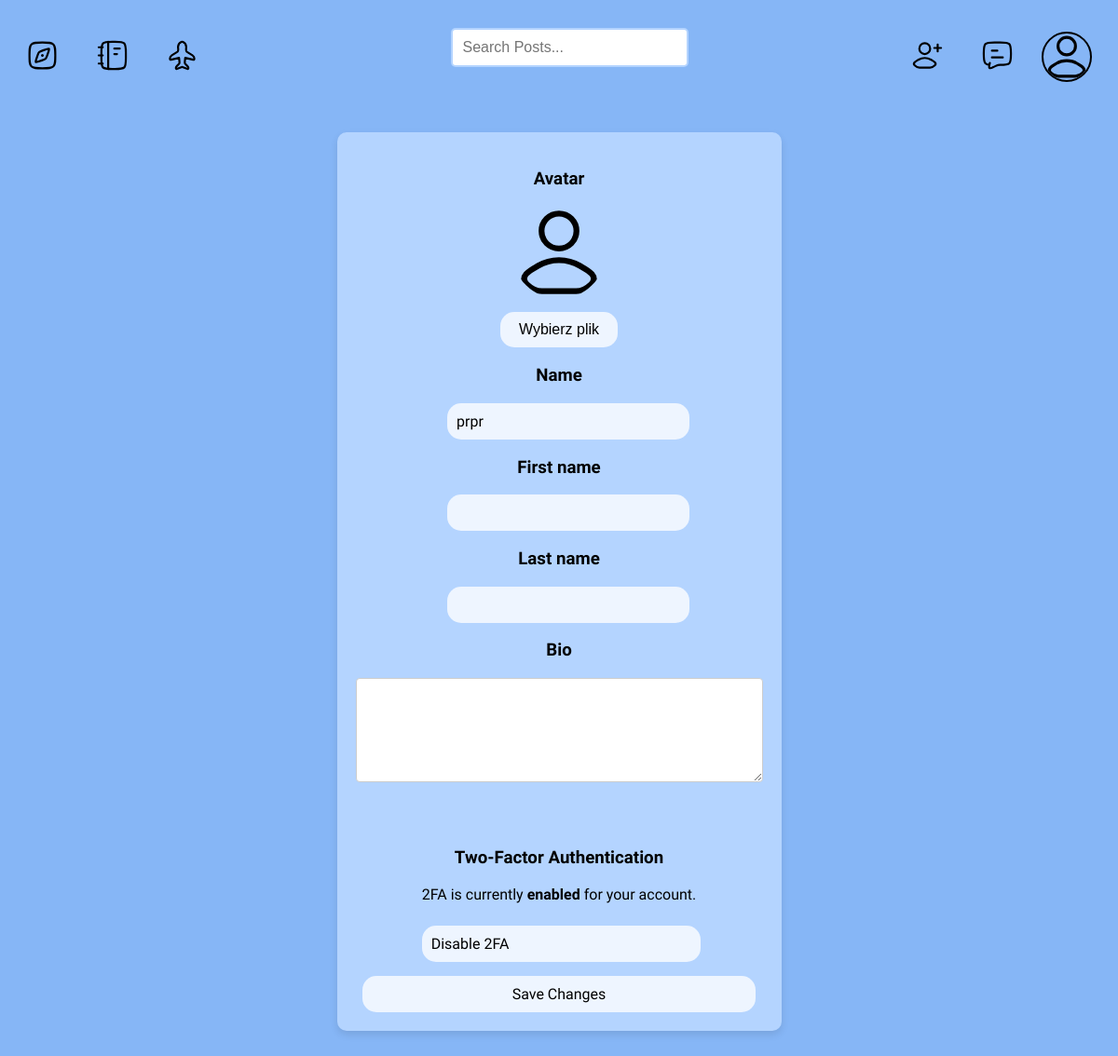
Screenshot of /edit_user/ (signed in) with the database file from the repository.
### base/models.py (models this page shows, shortened)
class User(AbstractUser):
    name = models.CharField(max_length=100, null=True)
    first_name = models.CharField(max_length=100, null=True, blank=True)
    last_name = models.CharField(max_length=100, null=True, blank=True)
    email = models.EmailField(unique=True)
    bio = models.TextField(null=True, blank=True)
    avatar = models.ImageField(null=True, default='user-avatar.svg')
    two_factor_enabled = models.BooleanField(default=False)
    two_factor_secret = models.CharField(max_length=32, blank=True, null=True)
    USERNAME_FIELD = 'email'
    REQUIRED_FIELDS = ['username']

### base/views.py (the view)
# urls.py: path('edit_user/', views.editUser, name='edit_user'),
@login_required(login_url='login')
def editUser(request):
    user = request.user
    form = EditUserForm(instance=user)
    if request.method == 'POST':
        form = EditUserForm(request.POST, request.FILES, instance=user)
        if form.is_valid():
            form.save()
            return redirect('user_profile', username=user.username)
    context = {'form': form}
    return render(request, 'base/edit_user.html', context)

### base/forms.py
class EditUserForm(forms.ModelForm):
    class Meta:
        model = User
        fields = ['username', 'first_name', 'last_name', 'bio', 'avatar']
        widgets = {
            'username': forms.TextInput(attrs={'class': 'form-control'}),
            'bio': forms.Textarea(attrs={'class': 'form-control', 'rows': 5}),
            'avatar': forms.ClearableFileInput(attrs={'class': 'custom-file-input'}),
        }

### base/templates/base/edit_user.html (shortened to what this page needs)
{% extends 'main.html' %}
{% block content %}
<div class="profile-edit-container">
    <form method="POST" enctype="multipart/form-data" class="form-user-edit">
        <div class="form-group">
            <div>
                <h3>Avatar</h3>
            </div>
            <div class="avatar-section">
                <img src="{{ user.avatar.url }}" alt="Current avatar">
                <div>
                    <button type="button" class="custom-upload-btn" onclick="document.getElementById('id_avatar').click()">Wybierz plik</button>
                </div>
            </div>
        </div>
        <div class="form-group">
            <div>
                <h3>Name</h3>
            </div>
            {{ form.username }}
        </div>
        <div class="form-group">
            <div>
                <h3>First name</h3>
            </div>
            {{ form.first_name }}
        </div>
        <div class="form-group">
            <div>
                <h3>Last name</h3>
            </div>
            {{ form.last_name }}
        </div>
        <div class="form-group">
            <div>
                <h3>Bio</h3>
            </div>
            {{ form.bio }}
        </div>
        <div class="form-group" style="margin-top: 2rem;">
            <div>
                <h3>Two-Factor Authentication</h3>
            </div>
            {% if request.user.two_factor_enabled %}
                <p>2FA is currently <strong>enabled</strong> for your account.</p>
                <a href="{% url 'two_factor_disable' %}" class="btn-submit" style="display: inline-block; margin-top: 0.5rem;">Disable 2FA</a>
            {% else %}
                <p>2FA is currently <strong>disabled</strong>.</p>
                <a href="{% url 'two_factor_setup' %}" class="btn-submit" style="display: inline-block; margin-top: 0.5rem;">Enable 2FA</a>
            {% endif %}
        </div>
        <button type="submit" class="btn-submit">Save Changes</button>
    </form>
</div>
{% endblock %}

### templates/navbar.html (shortened to what this page needs)
{% load static %}
<div class="navbar-container">
    <div style="display: flex; align-items: center;">
        <a href="/" style="margin-right: 20px; margin-left: 10px;">
            <img src="{% static 'images/home.svg' %}" alt="home">
        </a>
        <a href="{% url 'list_trips' %}" style="margin-right: 20px; margin-left: 20px;">
            <img src="{% static 'images/notebook.svg' %}" alt="notebook">
        </a>
        <a href="{% url 'search_flight' %}" style="margin-right: 20px; margin-left: 20px;">
            <img src="{% static 'images/airplane.svg' %}" alt="airplane">
        </a>
    </div>
    {% include 'searchbar.html' %}
    <div class="navbar-container-right">
        <a href="{% url 'search_non_friends' %}" style="margin-right: 20px; margin-left: 20px;">
            <img src="{% static 'images/user-add.svg' %}" alt="user-add">
        </a>
        <a href="{% url 'friend_chats' %}" style="margin-right: 20px; margin-left: 20px;">
            <img src="{% static 'images/chat.svg' %}" alt="chat">
        </a>
        {% if request.user.is_authenticated %}
        <div class="dropdown">
            <div class="navbar-avatar">
                <a href="{% url 'user_profile' request.user.username %}"><img src="{{ request.user.avatar.url }}"/></a>
            </div>
        </div>
        {% else %}
        <div class="login-button">
            <a href="{% url 'login' %}">Login</a>
        </div>
        {% endif %}
    </div>
</div>

### static/styles/main.css (style rules this page uses)
body { background-color: #86B6F6; font-family: 'Source Sans 3', sans-serif; }
html { scrollbar-width: none; -ms-overflow-style: none; }
a { text-decoration: none; color: black; }

### static/styles/form.css (style rules this page uses)
.delete input[type="submit"], .form-register input[type="submit"], .form-login input[type="submit"], .btn-submit { font-family: inherit; font-size: inherit; background-color: #EEF5FF; color: black; border: none; padding: 10px; border-radius: 15px; cursor: pointer; display: block; width: calc(100% - 15px); margin: auto; margin-top: 15px; }

### static/styles/navbar.css (style rules this page uses)
.navbar-container { display: grid; grid-template-columns: 1fr 3fr 1fr; align-items: center; border-radius: 10px; margin: 10px; }
.navbar-container-right { display: flex; margin-left: auto; align-items: center; }
.dropdown { position: relative; display: inline-block; }
.navbar-avatar img { vertical-align: middle; width: 50px; height: 50px; border-radius: 50%; margin-left: 10px; margin-right: 10px; border: 2px solid black; }

### static/styles/edit-profile.css (style rules this page uses)
.profile-edit-container { display: flex; justify-content: center; align-items: center; flex-direction: column; }
.form-user-edit { background-color: #B4D4FF; padding: 20px; border-radius: 10px; max-width: 600px; margin: 20px auto; box-shadow: 0 4px 8px rgba(0, 0, 0, 0.1); align-items: center; justify-content: center; display: flex; flex-direction: column; }
.form-user-edit input[type="text"], .form-user-edit input[type="file"] { font-family: inherit; font-size: inherit; background-color: #EEF5FF; color: black; border: none; padding: 10px; border-radius: 15px; cursor: pointer; display: block; width: 100%; margin-top: 10px; }
.form-group textarea { width: 100%; padding: 10px; margin-bottom: 15px; border: 1px solid #ccc; border-radius: 4px; font-size: 16px; box-sizing: border-box; }
.form-group h3 { text-align: center; }
.avatar-section { flex: 0 0 200px; text-align: center; }
.avatar-section img { width: 100px; height: 100px; border-radius: 50%; }
.custom-upload-btn { background-color: #EEF5FF; color: black; padding: 10px 20px; border: none; border-radius: 15px; cursor: pointer; font-size: 16px; margin-top: 10px; }

### rows the page displays
User: user.avatar (picture), avatar (picture), username "prpr"
